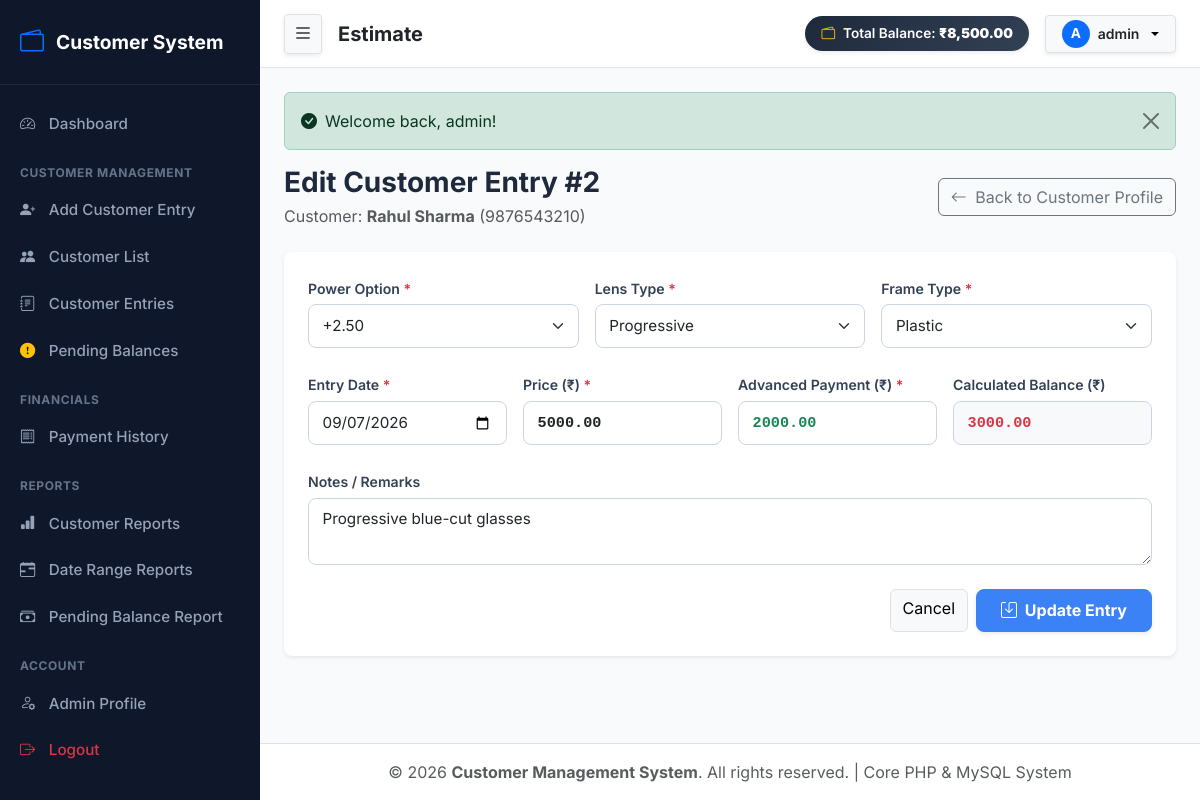
/entries/edit.php?id=2 (signed in), run on the app's committed database.
### tables this page shows
CREATE TABLE customer_entries (
    id INT AUTO_INCREMENT PRIMARY KEY,
    customer_id INT NOT NULL,
    power_id INT NULL,
    lens_type_id INT NULL,
    frame_type_id INT NULL,
    entry_date DATE NOT NULL,
    price DECIMAL(10,2) NOT NULL DEFAULT 0.00,
    advanced DECIMAL(10,2) NOT NULL DEFAULT 0.00,
    balance DECIMAL(10,2) NOT NULL DEFAULT 0.00,
    status ENUM('Paid', 'Pending') NOT NULL DEFAULT 'Pending',
    notes TEXT NULL,
    created_at TIMESTAMP DEFAULT CURRENT_TIMESTAMP,
    updated_at TIMESTAMP DEFAULT CURRENT_TIMESTAMP ON UPDATE CURRENT_TIMESTAMP,
    FOREIGN KEY (customer_id) REFERENCES customers(id) ON DELETE CASCADE,
    FOREIGN KEY (power_id) REFERENCES powers(id) ON DELETE SET NULL,
    FOREIGN KEY (lens_type_id) REFERENCES lens_types(id) ON DELETE SET NULL,
    FOREIGN KEY (frame_type_id) REFERENCES frame_types(id) ON DELETE SET NULL,
    INDEX idx_customer_id (customer_id),
    INDEX idx_entry_date (entry_date),
    INDEX idx_status (status)
);

CREATE TABLE customers (
    id INT AUTO_INCREMENT PRIMARY KEY,
    name VARCHAR(100) NOT NULL,
    mobile VARCHAR(15) NOT NULL UNIQUE,
    created_at TIMESTAMP DEFAULT CURRENT_TIMESTAMP,
    updated_at TIMESTAMP DEFAULT CURRENT_TIMESTAMP ON UPDATE CURRENT_TIMESTAMP,
    INDEX idx_mobile (mobile),
    INDEX idx_name (name)
);

CREATE TABLE powers (
    id INT AUTO_INCREMENT PRIMARY KEY,
    name VARCHAR(50) NOT NULL UNIQUE,
    status ENUM('active', 'inactive') NOT NULL DEFAULT 'active',
    created_at TIMESTAMP DEFAULT CURRENT_TIMESTAMP,
    updated_at TIMESTAMP DEFAULT CURRENT_TIMESTAMP ON UPDATE CURRENT_TIMESTAMP
);

CREATE TABLE lens_types (
    id INT AUTO_INCREMENT PRIMARY KEY,
    name VARCHAR(100) NOT NULL UNIQUE,
    status ENUM('active', 'inactive') NOT NULL DEFAULT 'active',
    created_at TIMESTAMP DEFAULT CURRENT_TIMESTAMP,
    updated_at TIMESTAMP DEFAULT CURRENT_TIMESTAMP ON UPDATE CURRENT_TIMESTAMP
);

CREATE TABLE frame_types (
    id INT AUTO_INCREMENT PRIMARY KEY,
    name VARCHAR(100) NOT NULL UNIQUE,
    status ENUM('active', 'inactive') NOT NULL DEFAULT 'active',
    created_at TIMESTAMP DEFAULT CURRENT_TIMESTAMP,
    updated_at TIMESTAMP DEFAULT CURRENT_TIMESTAMP ON UPDATE CURRENT_TIMESTAMP
);

### entries/edit.php (the view, shortened to what this page needs)
<?php
require_once __DIR__ . '/../includes/functions.php';
$db = Database::getConnection();
$entryId = (int)($_GET['id'] ?? 0);
$stmt = $db->prepare("
    SELECT ce.*, c.name as customer_name, c.mobile as customer_mobile
    FROM customer_entries ce
    JOIN customers c ON ce.customer_id = c.id
    WHERE ce.id = ?
");
$stmt->execute([$entryId]);
$entry = $stmt->fetch();
$powers = getActivePowers();
$lensTypes = getActiveLensTypes();
$frameTypes = getActiveFrameTypes();
require_once __DIR__ . '/../includes/header.php';
?>
<div class="d-flex justify-content-between align-items-center mb-4">
    <div>
        <h3 class="fw-bold mb-1">Edit Customer Entry #<?php echo $entry['id']; ?></h3>
        <p class="text-muted m-0">Customer: <strong><?php echo htmlspecialchars($entry['customer_name']); ?></strong> (<?php echo htmlspecialchars($entry['customer_mobile']); ?>)</p>
    </div>
    <a href="../customers/view.php?id=<?php echo $entry['customer_id']; ?>" class="btn btn-outline-secondary">
        <i class="bi bi-arrow-left me-1"></i> Back to Customer Profile
    </a>
</div>
<div class="card border-0 shadow-sm rounded-3">
    <div class="card-body p-4">
        <form id="customer-entry-form" action="edit.php?id=<?php echo $entry['id']; ?>" method="POST">
            <div class="row g-3 mb-4">
                <div class="col-12 col-md-4">
                    <label for="power_id" class="form-label">Power Option <span class="text-danger">*</span></label>
                    <select class="form-select" id="power_id" name="power_id" required>
                        <?php foreach ($powers as $p): ?>
                            <option value="<?php echo $p['id']; ?>" <?php echo ($entry['power_id'] == $p['id']) ? 'selected' : ''; ?>>
                                <?php echo htmlspecialchars($p['name']); ?>
                            </option>
                        <?php endforeach; ?>
                    </select>
                </div>
                <div class="col-12 col-md-4">
                    <label for="lens_type_id" class="form-label">Lens Type <span class="text-danger">*</span></label>
                    <select class="form-select" id="lens_type_id" name="lens_type_id" required>
                        <?php foreach ($lensTypes as $lt): ?>
                            <option value="<?php echo $lt['id']; ?>" <?php echo ($entry['lens_type_id'] == $lt['id']) ? 'selected' : ''; ?>>
                                <?php echo htmlspecialchars($lt['name']); ?>
                            </option>
                        <?php endforeach; ?>
                    </select>
                </div>
                <div class="col-12 col-md-4">
                    <label for="frame_type_id" class="form-label">Frame Type <span class="text-danger">*</span></label>
                    <select class="form-select" id="frame_type_id" name="frame_type_id" required>
                        <?php foreach ($frameTypes as $ft): ?>
                            <option value="<?php echo $ft['id']; ?>" <?php echo ($entry['frame_type_id'] == $ft['id']) ? 'selected' : ''; ?>>
                                <?php echo htmlspecialchars($ft['name']); ?>
                            </option>
                        <?php endforeach; ?>
                    </select>
                </div>
            </div>
            <div class="row g-3 mb-4">
                <div class="col-12 col-md-3">
                    <label for="entry_date" class="form-label">Entry Date <span class="text-danger">*</span></label>
                    <input type="date" class="form-control" id="entry_date" name="entry_date" required value="<?php echo htmlspecialchars($entry['entry_date']); ?>">
                </div>
                <div class="col-12 col-md-3">
                    <label for="price" class="form-label">Price (₹) <span class="text-danger">*</span></label>
                    <input type="number" step="0.01" min="0" class="form-control font-monospace fw-bold" id="price" name="price" required value="<?php echo htmlspecialchars($entry['price']); ?>">
                </div>
                <div class="col-12 col-md-3">
                    <label for="advanced" class="form-label">Advanced Payment (₹) <span class="text-danger">*</span></label>
                    <input type="number" step="0.01" min="0" class="form-control font-monospace fw-bold text-success" id="advanced" name="advanced" required value="<?php echo htmlspecialchars($entry['advanced']); ?>">
                </div>
                <div class="col-12 col-md-3">
                    <label for="balance" class="form-label">Calculated Balance (₹)</label>
                    <input type="text" class="form-control font-monospace fw-bold text-danger bg-light" id="balance" name="balance" readonly value="<?php echo htmlspecialchars($entry['balance']); ?>">
                </div>
            </div>
            <div class="mb-4">
                <label for="notes" class="form-label">Notes / Remarks</label>
                <textarea class="form-control" id="notes" name="notes" rows="2"><?php echo htmlspecialchars($entry['notes'] ?? ''); ?></textarea>
            </div>
            <div class="d-flex justify-content-end gap-2">
                <a href="../customers/view.php?id=<?php echo $entry['customer_id']; ?>" class="btn btn-light border">Cancel</a>
                <button type="submit" class="btn btn-primary px-4 fw-bold shadow-sm">
                    <i class="bi bi-save me-1"></i> Update Entry
                </button>
            </div>
        </form>
    </div>
</div>
<?php require_once __DIR__ . '/../includes/footer.php'; ?>

### assets/css/style.css (style rules this page uses)
:root { --primary-color: #3b82f6; --primary-hover: #2563eb; --dark-sidebar: #0f172a; --sidebar-text: #94a3b8; --sidebar-text-active: #ffffff; --bg-body: #f8fafc; --card-bg: #ffffff; --border-color: #e2e8f0; --text-primary: #1e293b; --text-muted: #64748b; --success-color: #10b981; --warning-color: #f59e0b; --danger-color: #ef4444; }
body { font-family: 'Inter', system-ui, -apple-system, sans-serif; background-color: var(--bg-body); color: var(--text-primary); min-height: 100vh; margin: 0; }
.form-control, .form-select { border-radius: 0.5rem; border: 1px solid #cbd5e1; padding: 0.6rem 0.85rem; font-size: 0.95rem; }
.form-label { font-weight: 600; font-size: 0.88rem; color: #334155; margin-bottom: 0.35rem; }
.btn-primary { background-color: var(--primary-color); border-color: var(--primary-color); font-weight: 600; border-radius: 0.5rem; padding: 0.55rem 1.25rem; }

### data on the page
customer_entries: id "2", customer.name "Rahul Sharma", customer.mobile "9876543210", power_id "+2.50", lens_type_id "Progressive", frame_type_id "Plastic", entry_date "09/07/2026", price "5000.00", advanced "2000.00", balance "3000.00", notes "Progressive blue-cut glasses"

### other printed values
formatCurrency($headerStats['total_balance'] ?? 0) "₹8,500.00"
substr($adminName, 0, 1) "A"
$adminName "admin"
$_SESSION['flash_success'] "Welcome back, admin!"
